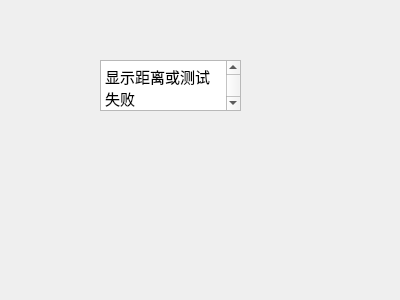
<?xml version="1.0" encoding="UTF-8"?>
<ui version="4.0">
 <class>myDlg10</class>
 <widget class="QDialog" name="myDlg10">
  <property name="geometry">
   <rect>
    <x>0</x>
    <y>0</y>
    <width>400</width>
    <height>300</height>
   </rect>
  </property>
  <property name="windowTitle">
   <string>Dialog</string>
  </property>
  <widget class="QTextEdit" name="textEdit">
   <property name="geometry">
    <rect>
     <x>100</x>
     <y>60</y>
     <width>141</width>
     <height>51</height>
    </rect>
   </property>
   <property name="html">
    <string>&lt;!DOCTYPE HTML PUBLIC &quot;-//W3C//DTD HTML 4.0//EN&quot; &quot;http://www.w3.org/TR/REC-html40/strict.dtd&quot;&gt;
&lt;html&gt;&lt;head&gt;&lt;meta name=&quot;qrichtext&quot; content=&quot;1&quot; /&gt;&lt;style type=&quot;text/css&quot;&gt;
p, li { white-space: pre-wrap; }
&lt;/style&gt;&lt;/head&gt;&lt;body style=&quot; font-family:'Ubuntu'; font-size:11pt; font-weight:400; font-style:normal;&quot;&gt;
&lt;table border=&quot;0&quot; style=&quot;-qt-table-type: root; margin-top:4px; margin-bottom:4px; margin-left:4px; margin-right:4px;&quot;&gt;
&lt;tr&gt;
&lt;td style=&quot;border: none;&quot;&gt;
&lt;p style=&quot; margin-top:0px; margin-bottom:0px; margin-left:0px; margin-right:0px; -qt-block-indent:0; text-indent:0px;&quot;&gt;显示距离或测试失败&lt;/p&gt;&lt;/td&gt;&lt;/tr&gt;&lt;/table&gt;&lt;/body&gt;&lt;/html&gt;</string>
   </property>
  </widget>
 </widget>
 <resources/>
 <connections/>
</ui>
